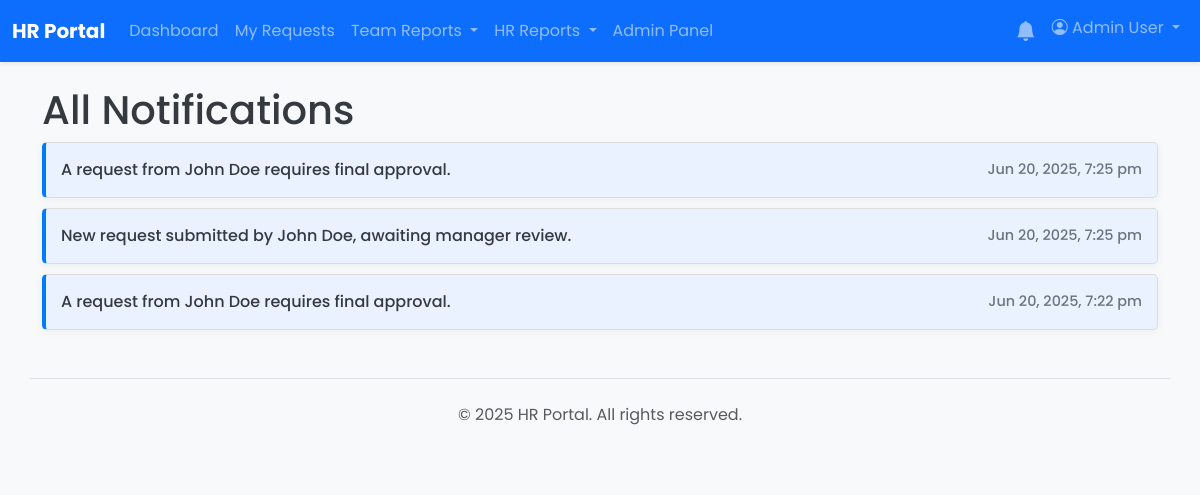
Before: /notifications.php (signed in) with the older database file.
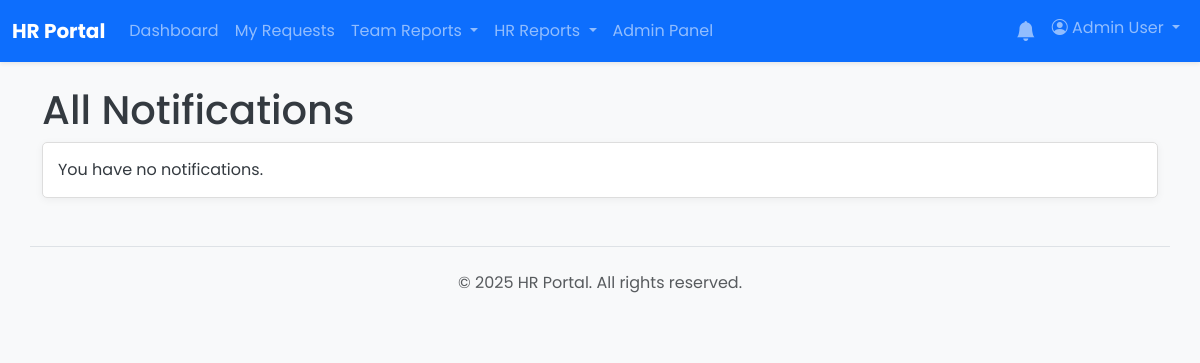
After: the same page with the newer database file.
### tables this page shows
CREATE TABLE `notifications` (
  `id` int(11) NOT NULL AUTO_INCREMENT,
  `user_id` int(11) NOT NULL,
  `message` text NOT NULL,
  `link` varchar(255) DEFAULT NULL,
  `is_read` tinyint(1) NOT NULL DEFAULT 0,
  `created_at` timestamp NOT NULL DEFAULT current_timestamp(),
  PRIMARY KEY (`id`),
  KEY `user_id` (`user_id`)
);

### notifications.php (the view, shortened to what this page needs)
<?php
require_once __DIR__ . '/app/core/database.php';
$user_id = get_current_user_id();
$stmt = $pdo->prepare("SELECT * FROM notifications WHERE user_id = ? ORDER BY created_at DESC");
$stmt->execute([$user_id]);
$notifications = $stmt->fetchAll();
include __DIR__ . '/app/templates/header.php';
?>
<h1>All Notifications</h1>
<ul class="notification-list-page">
    <?php if (empty($notifications)): ?>
        <li>You have no notifications.</li>
    <?php else: ?>
        <?php foreach ($notifications as $notif): ?>
            <li class="<?= $notif['is_read'] ? '' : 'unread' ?>">
                <a href="<?= $notif['request_id'] ? '/requests/view.php?id='.$notif['request_id'] : '#' ?>">
                    <?= htmlspecialchars($notif['message']) ?>
                </a>
                <span class="time"><?= date('M d, Y, g:i a', strtotime($notif['created_at'])) ?></span>
            </li>
        <?php endforeach; ?>
    <?php endif; ?>
</ul>
<?php include __DIR__ . '/app/templates/footer.php'; ?>

### app/templates/header.php (shortened to what this page needs)
<!DOCTYPE html>
<html lang="en">
<head>
    <link href="https://cdn.jsdelivr.net/npm/bootstrap@5.3.2/dist/css/bootstrap.min.css" rel="stylesheet">
    <link rel="stylesheet" href="/css/style.css">
    <link rel="stylesheet" href="/css/dashboard-improvements.css">
    <link rel="stylesheet" href="https://cdn.jsdelivr.net/npm/bootstrap-icons@1.11.3/font/bootstrap-icons.min.css">
</head>
<body class="bg-light" data-user-role="<?= htmlspecialchars($_SESSION['role'] ?? 'user') ?>">
<nav class="navbar navbar-expand-lg navbar-dark bg-primary shadow-sm">
    <div class="container-fluid">
        <a class="navbar-brand fw-bold" href="/"><?php echo htmlspecialchars(SITE_NAME); ?></a>
        <div class="collapse navbar-collapse" id="main-nav">
            <ul class="navbar-nav me-auto mb-2 mb-lg-0">
                <?php if (isset($_SESSION['user_id'])): ?>
                    <li class="nav-item"><a class="nav-link" href="/index.php">Dashboard</a></li>
                    <li class="nav-item"><a class="nav-link" href="/requests/index.php">My Requests</a></li>
                    <?php if (in_array($_SESSION['role'], ['manager', 'admin', 'hr_manager'])): ?>
                        <li class="nav-item dropdown">
                          <a class="nav-link dropdown-toggle" href="#" id="manager-reports-dropdown" role="button" data-bs-toggle="dropdown" aria-expanded="false">
                            Team Reports
                          </a>
                        </li>
                    <?php endif; ?>
                    <?php if (in_array($_SESSION['role'], ['hr', 'hr_manager', 'admin'])): ?>
                         <li class="nav-item dropdown">
                          <a class="nav-link dropdown-toggle" href="#" id="hr-reports-dropdown" role="button" data-bs-toggle="dropdown" aria-expanded="false">
                            HR Reports
                          </a>
                        </li>
                    <?php endif; ?>
                    <?php if (in_array($_SESSION['role'], ['hr_manager', 'admin'])): ?>
                        <li class="nav-item"><a class="nav-link" href="/admin/index.php">Admin Panel</a></li>
                    <?php endif; ?>
                <?php endif; ?>
            </ul>
            <ul class="navbar-nav ms-auto">
                <?php if (isset($_SESSION['user_id'])): ?>
                    <li class="nav-item dropdown">
                        <a class="nav-link" href="#" id="notification-bell" role="button" data-bs-toggle="dropdown" aria-expanded="false">
                            <i class="bi bi-bell-fill position-relative fs-5">
                            </i>
                        </a>
                    </li>
                    <li class="nav-item dropdown">
                        <a class="nav-link dropdown-toggle" href="#" role="button" data-bs-toggle="dropdown" aria-expanded="false">
                            <i class="bi bi-person-circle"></i> <?php echo htmlspecialchars($_SESSION['full_name']); ?>
                        </a>
                    </li>
                <?php else: ?>
                    <li class="nav-item"><a class="nav-link" href="/login.php">Login</a></li>
                <?php endif; ?>
            </ul>
        </div>
    </div>
</nav>
<main class="container mt-4">

### app/templates/footer.php (shortened to what this page needs)
</main>
<footer class="container mt-5 py-4 border-top">
    <div class="text-center text-muted">
        <p>&copy; <?php echo date('Y'); ?> <?php echo htmlspecialchars(SITE_NAME); ?>. All rights reserved.</p>
    </div>
</footer>
</body>
</html>

### css/style.css (style rules this page uses)
* { box-sizing: border-box; }
html, body { height: 100%; margin: 0; padding: 0; }
body { font-family: 'Poppins', sans-serif; background-color: #f0f2f5; color: #343a40; }
a { color: #007bff; text-decoration: none; transition: color 0.2s ease-in-out; }
.notification-list-page { list-style: none; padding: 0; }
.notification-list-page li { background: #fff; border: 1px solid #e0e0e0; padding: 1rem 1.5rem; margin-bottom: 0.75rem; border-radius: 0.75rem; display: flex; justify-content: space-between; align-items: center; transition: all 0.2s ease-in-out; box-shadow: 0 2px 8px rgba(0, 0, 0, 0.05); }
.mt-4 { margin-top: 1.5rem !important; }
.py-4 { padding-top: 1.5rem !important; padding-bottom: 1.5rem !important; }
.notification-list-page li.unread { background-color: #e6f2ff; border-left: 5px solid #007bff; font-weight: 500; }
.notification-list-page a { text-decoration: none; color: #343a40; flex-grow: 1; display: block; }
.notification-list-page .time { color: #6c757d; font-size: 0.85em; flex-shrink: 0; margin-left: 20px; }

### notifications.php (style rules this page uses)
.notification-list-page { list-style: none; padding: 0; }
.notification-list-page li { background: #fff; border: 1px solid #ddd; padding: 15px; margin-bottom: 10px; border-radius: 5px; display: flex; justify-content: space-between; align-items: center; transition: background-color 0.2s; }
.notification-list-page li.unread { background-color: #eaf2ff; border-left: 4px solid #007bff; }
.notification-list-page a { text-decoration: none; color: inherit; flex-grow: 1; }
.notification-list-page .time { color: #6c757d; font-size: 0.9em; flex-shrink: 0; margin-left: 20px; }

Changed rows visible on the page:
removed notifications: message "A request from John Doe requires final approval.", created_at "Jun 20, 2025, 7:25 pm"
removed notifications: message "New request submitted by John Doe, awaiting manager review.", created_at "Jun 20, 2025, 7:25 pm"
removed notifications: message "A request from John Doe requires final approval.", created_at "Jun 20, 2025, 7:22 pm"
Other visible differences:
text now shown: "You have no notifications."
